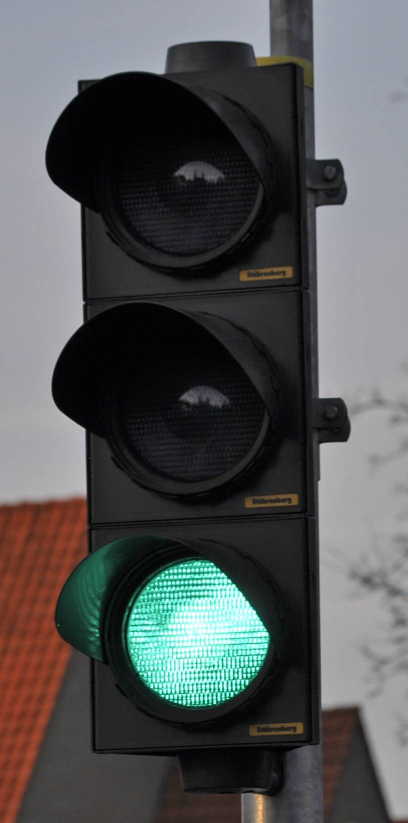
#> input picture Find COLOR Traffic light/green_go.jpg, 816 x 1645 px (shown at 1/2 size)
$ python -i func.py   (imports and definitions only)
#> lines starting #> are read from the running program, lines starting #| are printed output that depends on the picture
import matplotlib.pyplot as plt
import numpy as np
import cv2

# utility
# [10 lines left out: function show, not called in this run]

def get_img(name):
    '''
    name: image name
    return: grayscale image
    '''
#> called with name = 'green_go.jpg'
    img = cv2.imread(name)
#> img is the input picture: shape (1645, 816, 3); mean B, G, R 86.1, 85.7, 84
    img = cv2.cvtColor(img,cv2.COLOR_BGR2RGB)
    img = cv2.blur(img,(12,12))
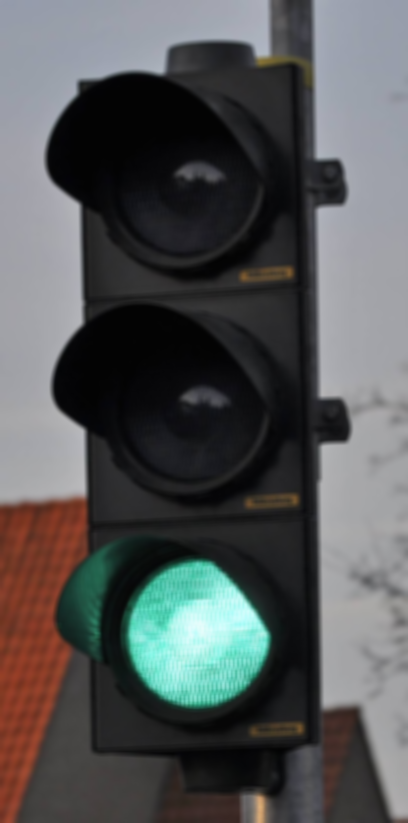
#> img: shape (1645, 816, 3) (shown at 1/2 size); mean R, G, B 84, 85.7, 86.2
    gray = cv2.cvtColor(img,cv2.COLOR_RGB2GRAY)
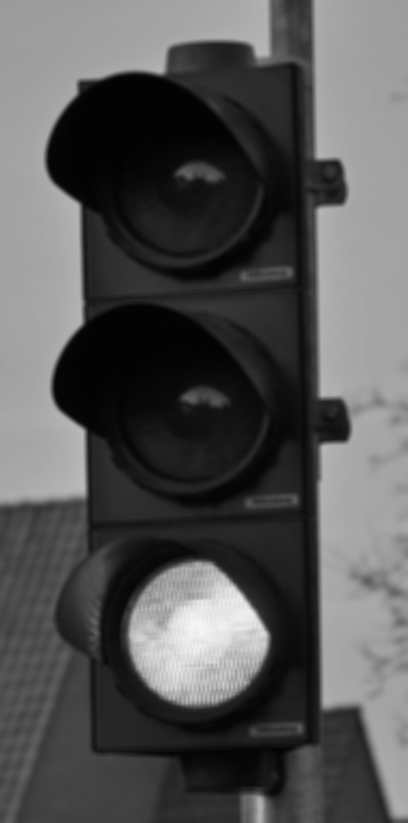
#> gray: shape (1645, 816) (shown at 1/2 size); min 3, max 246, mean 85.2
    return gray,img

# [9 lines left out: functions get_mask, get_ROI, not called in this run]

def kernal(x,y):
    k = np.ones((x,y),dtype=np.uint8)
    return k

# [41 lines left out: functions filters_img, find_color, bbox_img, draw_bbox, not called in this run]

>>> result = get_img('green_go.jpg')
